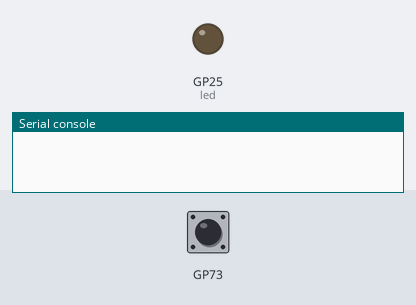
This program was run on a simulated Raspberry Pi Pico running MicroPython. Parts: output pins drawn as LEDs (lit = HIGH), the last lines printed to the serial console. Dashed ring = blinking. Inputs (shaded band) come from the test bench. Random numbers come from a fixed seed.

Above: at 1.2 s.
1.3 s: BOOTSEL button pressed for 3.2 s
At 1.55 s:
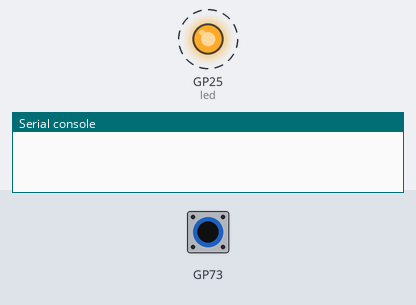
6.0 s: BOOTSEL button pressed for 0.15 s
At 11.1 s:
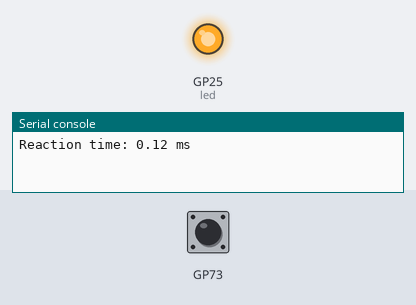
Timing chart, 0 to 12.6 s (numbered marks = the images above; inputs shaded):
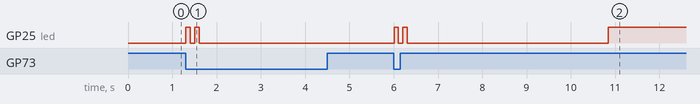

The program:

t16_reac.py
```python
"""
Wait for a button press.

Flash the LED to indicate we are about to start.

Wait a random time.

Turn the LED on.

Measure the time until the button is pressed.

Report the result to the leaderboard.

Game the leaderboard.

"""

from machine import Pin
import utime
import urandom
from rp2 import bootsel_button
import network   # handles connecting to WiFi

# Setup LED
led = Pin("LED", Pin.OUT)

led.off()

def wait_for_button_press():
    while bootsel_button() == 0:
        #utime.sleep_ms(1)
        pass
    return utime.ticks_us()

def main():
    while True:
        # Wait for button press to start
        while bootsel_button() == 0:
            utime.sleep_ms(50)

        led.off()
        # Flash the LED
        for i in range(3):
            led.toggle()
            utime.sleep_ms(100)
#             led.value(1)
#             utime.sleep_ms(100)

        led.value(0)

        # Wait for a random time between 2 and 5 seconds
        delay = urandom.uniform(2, 5)
        utime.sleep(delay)

        # Turn on LED
        led.value(1)

        # Record the time when the LED is turned on
        start_time = utime.ticks_us()

        # Wait for button press
        press_time = wait_for_button_press()

        # Calculate reaction time in milliseconds
        reaction_time = (press_time - start_time) / 1000

        # Turn off LED
        led.value(0)

        # Print reaction time
        print("Reaction time: {:.2f} ms".format(reaction_time))

        # Wait before the next round
        utime.sleep(2)

# Run the game
main()
```

Measured:
- after the input at 1.3 s, GP25 (led): alternates HIGH for 0.10 s and LOW for 0.10 s, 4 changes in all, then stays LOW, starting at once
- after the input at 6.0 s, GP25 (led): goes HIGH 0.10 s, LOW 0.10 s, HIGH 0.10 s, LOW 4.5 s, then HIGH, starting at once
